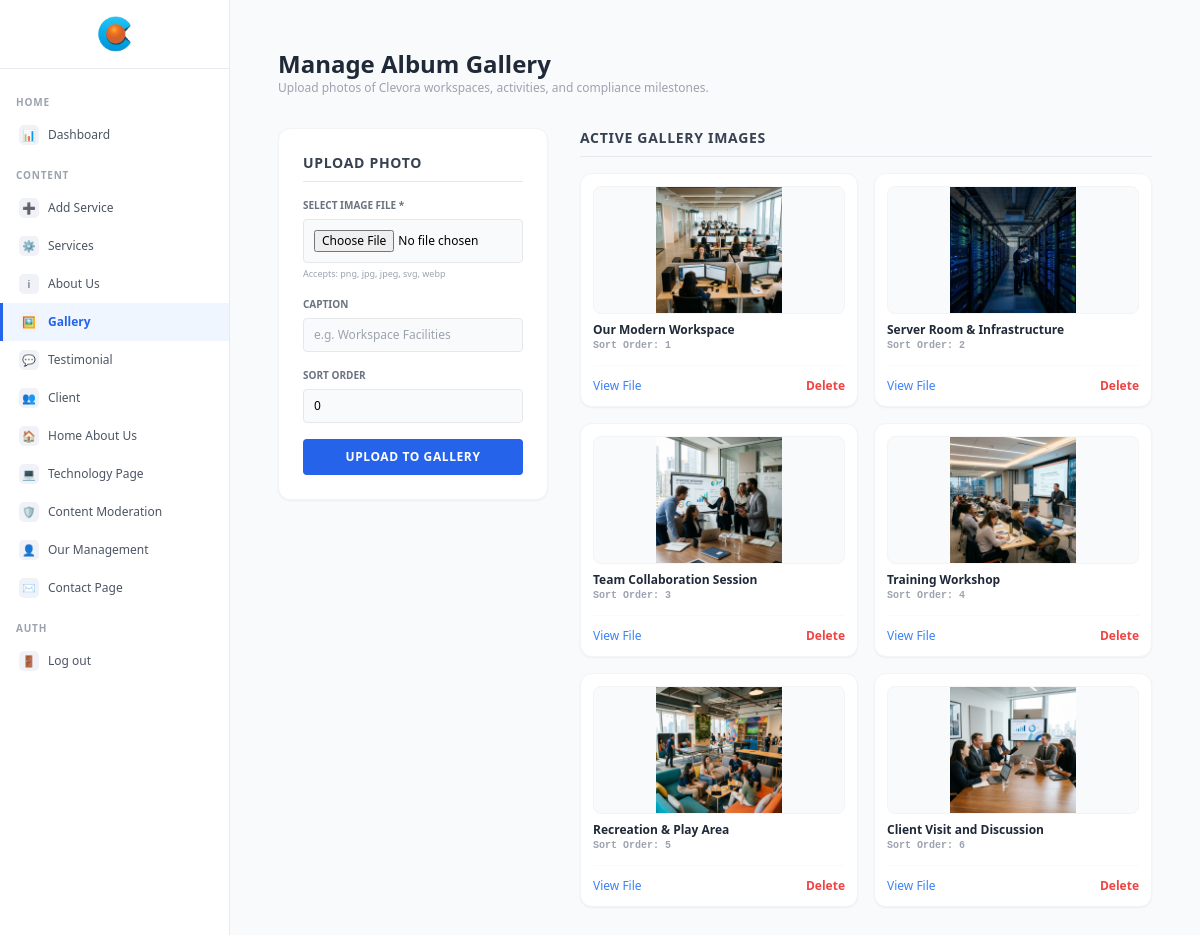
/admin/sections/gallery.php (signed in), run on the app's committed database.
### tables this page shows
CREATE TABLE IF NOT EXISTS gallery (
  id         INT AUTO_INCREMENT PRIMARY KEY,
  image_url  VARCHAR(255) NOT NULL,
  caption    VARCHAR(150),
  sort_order INT DEFAULT 0
);

### admin/sections/gallery.php (the view, shortened to what this page needs)
<?php
require_once '../middleware/auth.php';
$images = [];
if ($pdo) {
    try {
        $images = $pdo->query("SELECT * FROM gallery ORDER BY sort_order ASC, id DESC")->fetchAll();
    } catch(Exception $e) {
        $error = 'Failed to fetch gallery: ' . $e->getMessage();
    }
}
?>
<!DOCTYPE html>
<html lang="en">
<head>
  <script src="https://cdn.tailwindcss.com"></script>
</head>
<body class="flex bg-gray-50 min-h-screen font-sans">
  <?php include '../includes/sidebar.php'; ?>
  <main class="flex-1 p-8 md:p-12">
    <div class="max-w-5xl mx-auto space-y-8">
      <div>
        <h1 class="text-2xl font-bold text-gray-800 font-poppins">Manage Album Gallery</h1>
        <p class="text-xs text-gray-400">Upload photos of Clevora workspaces, activities, and compliance milestones.</p>
      </div>
      <div class="grid grid-cols-1 lg:grid-cols-3 gap-8 items-start">
        <form method="POST" enctype="multipart/form-data" class="bg-white rounded-xl border border-gray-100 shadow-sm p-6 space-y-4">
          <h2 class="font-bold text-gray-700 text-sm uppercase tracking-wider mb-2 border-b pb-2">Upload Photo</h2>
          <div>
            <label class="block text-[10px] font-semibold text-gray-500 uppercase mb-1.5">Select Image File *</label>
            <input type="file" name="image" required class="text-xs w-full bg-gray-50 p-2.5 rounded border border-gray-200">
            <p class="text-[9px] text-gray-400 mt-1">Accepts: png, jpg, jpeg, svg, webp</p>
          </div>
          <div>
            <label class="block text-[10px] font-semibold text-gray-500 uppercase mb-1.5">Caption</label>
            <input type="text" name="caption" placeholder="e.g. Workspace Facilities"
                   class="w-full bg-gray-50 border border-gray-200 focus:border-blue-500 rounded px-2.5 py-2 text-xs outline-none focus:bg-white transition-all">
          </div>
          <div>
            <label class="block text-[10px] font-semibold text-gray-500 uppercase mb-1.5">Sort Order</label>
            <input type="number" name="sort_order" value="0"
                   class="w-full bg-gray-50 border border-gray-200 focus:border-blue-500 rounded px-2.5 py-2 text-xs outline-none focus:bg-white transition-all">
          </div>
          <button type="submit"
                  class="w-full bg-blue-600 hover:bg-blue-500 text-white font-bold py-2.5 rounded text-xs uppercase tracking-wider transition duration-300">
            Upload to Gallery
          </button>
        </form>
        <div class="lg:col-span-2 space-y-4">
          <h2 class="font-bold text-gray-700 text-sm uppercase tracking-wider border-b pb-2">Active Gallery Images</h2>
          <div class="grid grid-cols-1 sm:grid-cols-2 gap-4">
            <?php if(empty($images)): ?>
            <div class="sm:col-span-2 bg-white rounded-xl border p-8 text-center text-xs text-gray-400">No images uploaded yet.</div>
            <?php else: ?>
              <?php foreach($images as $img): ?>
              <div class="bg-white border border-gray-100 rounded-xl p-3 shadow-sm flex flex-col justify-between group">
                <div class="space-y-2">
                  <div class="h-32 rounded-lg overflow-hidden bg-gray-50 flex items-center justify-center border border-gray-100">
                    <img src="<?= htmlspecialchars($img['image_url']) ?>" alt="" class="max-h-full max-w-full object-cover">
                  </div>
                  <div>
                    <p class="text-xs font-semibold text-gray-800 line-clamp-1"><?= htmlspecialchars($img['caption'] ?: '(No Caption)') ?></p>
                    <p class="text-[10px] text-gray-400 font-semibold font-mono">Sort Order: <?= htmlspecialchars($img['sort_order']) ?></p>
                  </div>
                </div>
                <div class="pt-3 border-t border-gray-50 flex justify-between items-center text-xs mt-3">
                  <a href="<?= htmlspecialchars($img['image_url']) ?>" target="_blank" class="text-blue-500 hover:underline">View File</a>
                  <a href="?delete=<?= $img['id'] ?>" class="text-red-500 hover:text-red-600 font-semibold"
                     onclick="return confirm('Delete this image from gallery?')">Delete</a>
                </div>
              </div>
              <?php endforeach; ?>
            <?php endif; ?>
          </div>
        </div>
      </div>
    </div>
  </main>
</body>
</html>

### data on the page
gallery: image_url (picture), caption "Our Modern Workspace", sort_order "1"
gallery: image_url (picture), caption "Server Room & Infrastructure", sort_order "2"
gallery: image_url (picture), caption "Team Collaboration Session", sort_order "3"
gallery: image_url (picture), caption "Training Workshop", sort_order "4"
gallery: image_url (picture), caption "Recreation & Play Area", sort_order "5"
gallery: image_url (picture), caption "Client Visit and Discussion", sort_order "6"

### other printed values
$groupLabel "HOME"
$icon "📊"
$label "Dashboard"
$groupLabel "CONTENT"
$icon "➕"
$label "Add Service"
$icon "⚙"
$label "Services"
$icon "ℹ"
$label "About Us"
$icon "🖼"
$label "Gallery"
$icon "💬"
$label "Testimonial"
$icon "👥"
